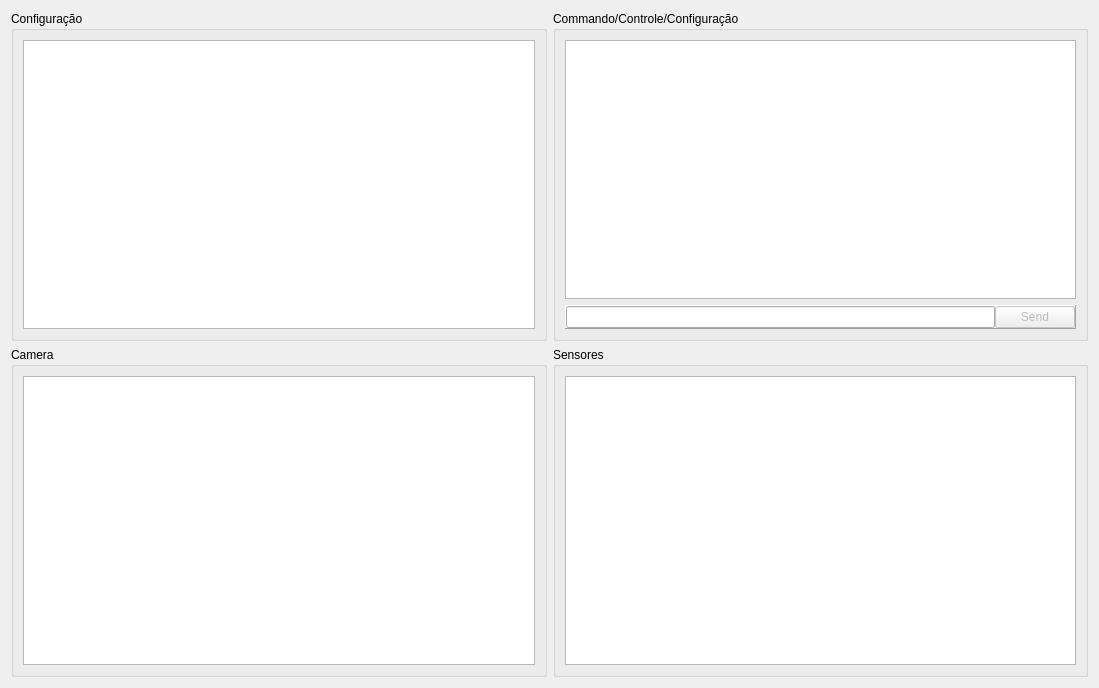
<?xml version="1.0" encoding="UTF-8"?>
<ui version="4.0">
 <class>widMon</class>
 <widget class="QWidget" name="widMon">
  <property name="geometry">
   <rect>
    <x>0</x>
    <y>0</y>
    <width>1099</width>
    <height>688</height>
   </rect>
  </property>
  <property name="windowTitle">
   <string>NET Monitor</string>
  </property>
  <layout class="QGridLayout" name="gridLayout">
   <item row="0" column="1">
    <widget class="QGroupBox" name="gbx_ccc">
     <property name="title">
      <string>Commando/Controle/Configuração</string>
     </property>
     <layout class="QVBoxLayout" name="verticalLayout_2">
      <item>
       <widget class="QPlainTextEdit" name="pte_ccc">
        <property name="minimumSize">
         <size>
          <width>400</width>
          <height>0</height>
         </size>
        </property>
        <property name="font">
         <font>
          <family>Courier</family>
          <pointsize>10</pointsize>
         </font>
        </property>
       </widget>
      </item>
      <item>
       <widget class="QFrame" name="frm_text">
        <property name="autoFillBackground">
         <bool>true</bool>
        </property>
        <property name="frameShape">
         <enum>QFrame::Panel</enum>
        </property>
        <property name="frameShadow">
         <enum>QFrame::Raised</enum>
        </property>
        <layout class="QHBoxLayout" name="horizontalLayout_3">
         <property name="spacing">
          <number>0</number>
         </property>
         <property name="margin">
          <number>0</number>
         </property>
         <item>
          <widget class="QLineEdit" name="qle_ccc">
           <property name="enabled">
            <bool>true</bool>
           </property>
           <property name="text">
            <string/>
           </property>
          </widget>
         </item>
         <item>
          <widget class="QPushButton" name="btn_send_ccc">
           <property name="enabled">
            <bool>false</bool>
           </property>
           <property name="text">
            <string>Send</string>
           </property>
          </widget>
         </item>
        </layout>
       </widget>
      </item>
     </layout>
    </widget>
   </item>
   <item row="0" column="0">
    <widget class="QGroupBox" name="gbx_config">
     <property name="title">
      <string>Configuração</string>
     </property>
     <layout class="QVBoxLayout" name="verticalLayout_3">
      <item>
       <widget class="QPlainTextEdit" name="pte_config">
        <property name="enabled">
         <bool>true</bool>
        </property>
        <property name="font">
         <font>
          <family>Courier</family>
          <pointsize>10</pointsize>
         </font>
        </property>
        <property name="documentTitle">
         <string/>
        </property>
        <property name="readOnly">
         <bool>false</bool>
        </property>
        <property name="plainText">
         <string/>
        </property>
       </widget>
      </item>
     </layout>
    </widget>
   </item>
   <item row="1" column="0">
    <widget class="QGroupBox" name="gbx_cam">
     <property name="title">
      <string>Camera</string>
     </property>
     <layout class="QVBoxLayout" name="verticalLayout_4">
      <item>
       <widget class="QPlainTextEdit" name="pte_camera">
        <property name="minimumSize">
         <size>
          <width>400</width>
          <height>0</height>
         </size>
        </property>
        <property name="font">
         <font>
          <family>Courier</family>
          <pointsize>10</pointsize>
         </font>
        </property>
       </widget>
      </item>
     </layout>
    </widget>
   </item>
   <item row="1" column="1">
    <widget class="QGroupBox" name="gbx_sns">
     <property name="title">
      <string>Sensores</string>
     </property>
     <layout class="QVBoxLayout" name="verticalLayout_6">
      <item>
       <widget class="QPlainTextEdit" name="pte_sensor">
        <property name="minimumSize">
         <size>
          <width>400</width>
          <height>0</height>
         </size>
        </property>
        <property name="font">
         <font>
          <family>Courier</family>
          <pointsize>10</pointsize>
         </font>
        </property>
        <property name="documentTitle">
         <string>Sensores</string>
        </property>
        <property name="lineWrapMode">
         <enum>QPlainTextEdit::NoWrap</enum>
        </property>
       </widget>
      </item>
     </layout>
    </widget>
   </item>
  </layout>
  <zorder>gbx_sns</zorder>
  <zorder>gbx_ccc</zorder>
  <zorder>gbx_config</zorder>
  <zorder>gbx_cam</zorder>
 </widget>
 <resources/>
 <connections/>
</ui>
